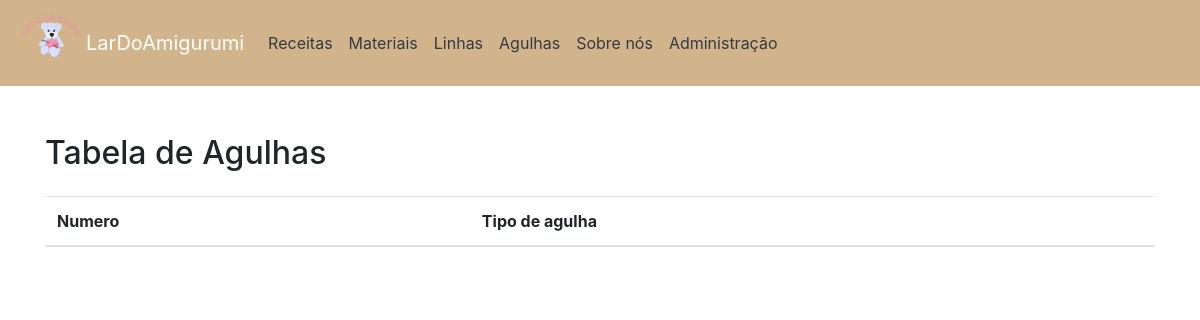
The page /agulhas/ on the database as committed earlier.
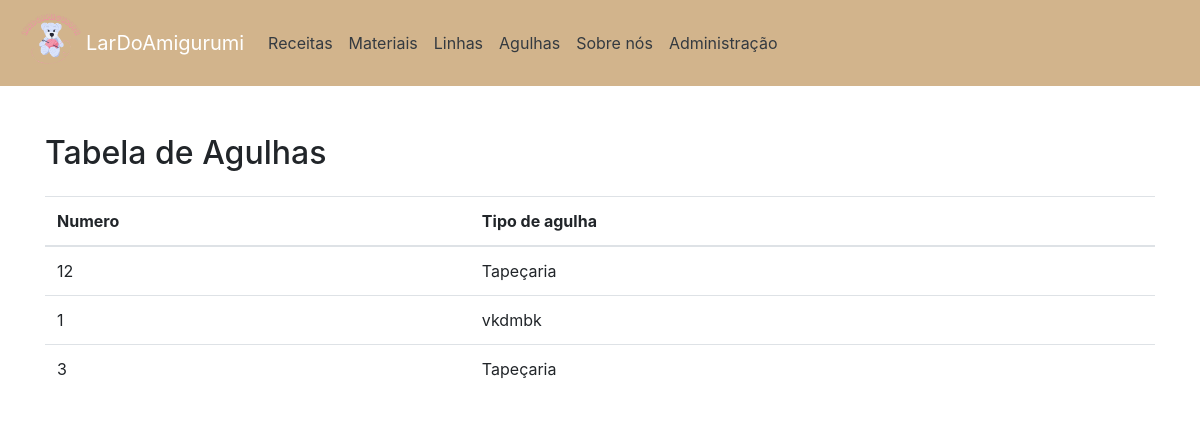
The same page on the database as committed later.
### app/models.py (models this page shows, shortened)
class Agulha(models.Model):
        numero = models.IntegerField(verbose_name="Numero da agulha")
        tipo_agulha = models.ForeignKey('Tipo_agulha', on_delete=models.CASCADE, verbose_name="Tipo_agulha")
        class Meta:
            verbose_name = "Agulha"
            verbose_name_plural = "Agulhas"

class Tipo_agulha(models.Model):
        nome = models.CharField(max_length=100, verbose_name="Nome")
        def __str__(self):
            return f"{self.nome}"
        class Meta:
            verbose_name = "Tipo_agulha"
            verbose_name_plural = "Tipo_agulhas"

### app/views.py (the view)
# urls.py: path('agulhas/', AgulhasView.as_view(), name='agulhas'),
class AgulhasView(View):
    def get(self, request, *args, **kwargs):
        agulha = Agulha.objects.all()
        return render(request, 'agulha.html', {'agulha': agulha})

### app/templates/agulha.html (shortened to what this page needs)
<!DOCTYPE html>
<html lang="pt-BR">
<head>
    {% load static %}
    <link rel="stylesheet" href="https://maxcdn.bootstrapcdn.com/bootstrap/4.5.2/css/bootstrap.min.css">
</head>
<body>
        <nav class="navbar navbar-expand-lg navbar-dark">
        <img src="{% static 'LARDOAMIGURUMI (2).png' %}" alt="a">
        <a class="navbar-brand" href="/">LarDoAmigurumi</a>
        <div class="collapse navbar-collapse" id="navbarNav">
            <ul class="navbar-nav">
                <li class="nav-item">
                    <a class="nav-link text-dark" href="/receitas/">Receitas</a>
                </li>
                <li class="nav-item">
                    <a class="nav-link text-dark" href="/materiais/">Materiais</a>
                </li>
                <li class="nav-item">
                    <a class="nav-link text-dark" href="/linhas/">Linhas</a>
                </li>
                <li class="nav-item">
                    <a class="nav-link text-dark" href="/agulhas/">Agulhas</a>
                </li>
                <li class="nav-item">
                    <a class="nav-link text-dark" href="/sobrenos/">Sobre nós</a>
                </li>
                     <a class="nav-link text-dark" href="/admin/">Administração</a>
            </ul>
        </div>
    </nav>
    <div class="container mt-5">
        <h2 class="mb-4">Tabela de Agulhas</h2>
        <table class="table">
            <thead>
                <tr>
                    <th scope="col">Numero</th>
                    <th scope="col">Tipo de agulha</th>
                </tr>
            </thead>
            <tbody>
                {% for agulha in agulha %}
                <tr>
                    <td>{{ agulha.numero }}</td>
                    <td>{{ agulha.tipo_agulha }}</td>
                </tr>
                {% endfor %}
            </tbody>
        </table>
    </div>
</body>
</html>

Rows that differ between the two databases and show on the page:
added Agulha: numero "12", tipo_agulha "Tapeçaria"
added Agulha: numero "1", tipo_agulha "vkdmbk"
added Agulha: numero "3", tipo_agulha "Tapeçaria"
